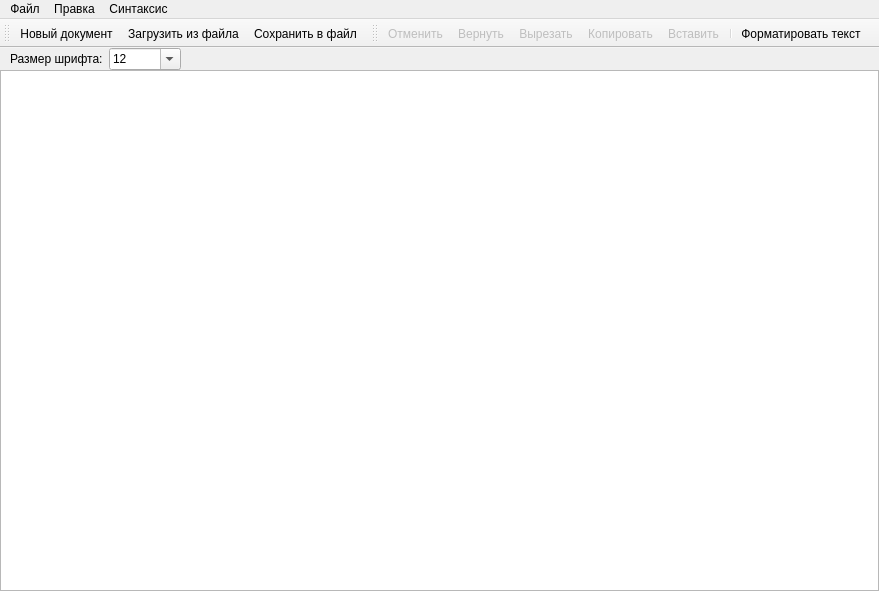
<?xml version="1.0" encoding="UTF-8"?>
<ui version="4.0">
 <class>ComplexTextEditor</class>
 <widget class="QMainWindow" name="ComplexTextEditor">
  <property name="geometry">
   <rect>
    <x>0</x>
    <y>0</y>
    <width>879</width>
    <height>591</height>
   </rect>
  </property>
  <property name="windowTitle">
   <string>Form</string>
  </property>
  <widget class="QWidget" name="centralWidget">
   <layout class="QVBoxLayout" name="verticalLayout">
    <property name="spacing">
     <number>0</number>
    </property>
    <property name="leftMargin">
     <number>0</number>
    </property>
    <property name="topMargin">
     <number>0</number>
    </property>
    <property name="rightMargin">
     <number>0</number>
    </property>
    <property name="bottomMargin">
     <number>0</number>
    </property>
    <item>
     <layout class="QHBoxLayout" name="horizontalLayout">
      <property name="leftMargin">
       <number>10</number>
      </property>
      <property name="rightMargin">
       <number>10</number>
      </property>
      <item>
       <widget class="QLabel" name="label">
        <property name="text">
         <string>Размер шрифта:</string>
        </property>
       </widget>
      </item>
      <item>
       <widget class="QComboBox" name="fontSizeCombo">
        <property name="editable">
         <bool>true</bool>
        </property>
        <property name="currentText">
         <string>12</string>
        </property>
       </widget>
      </item>
      <item>
       <spacer name="horizontalSpacer">
        <property name="orientation">
         <enum>Qt::Horizontal</enum>
        </property>
        <property name="sizeHint" stdset="0">
         <size>
          <width>40</width>
          <height>20</height>
         </size>
        </property>
       </spacer>
      </item>
     </layout>
    </item>
    <item>
     <widget class="QTextEdit" name="textEdit">
      <property name="font">
       <font>
        <family>Consolas</family>
        <pointsize>10</pointsize>
       </font>
      </property>
      <property name="tabStopWidth">
       <number>10</number>
      </property>
     </widget>
    </item>
   </layout>
  </widget>
  <widget class="QMenuBar" name="menuBar">
   <property name="geometry">
    <rect>
     <x>0</x>
     <y>0</y>
     <width>879</width>
     <height>21</height>
    </rect>
   </property>
   <widget class="QMenu" name="menuFile">
    <property name="title">
     <string>Файл</string>
    </property>
    <addaction name="actionNew"/>
    <addaction name="actionLoadFromFile"/>
    <addaction name="actionSaveToFile"/>
    <addaction name="separator"/>
   </widget>
   <widget class="QMenu" name="menuSyntax">
    <property name="title">
     <string>Синтаксис</string>
    </property>
   </widget>
   <widget class="QMenu" name="menuEdit">
    <property name="title">
     <string>Правка</string>
    </property>
    <addaction name="actionUndo"/>
    <addaction name="actionRedo"/>
    <addaction name="separator"/>
    <addaction name="actionCut"/>
    <addaction name="actionCopy"/>
    <addaction name="actionPaste"/>
   </widget>
   <addaction name="menuFile"/>
   <addaction name="menuEdit"/>
   <addaction name="menuSyntax"/>
  </widget>
  <widget class="QToolBar" name="toolBar">
   <property name="windowTitle">
    <string>Панель инструментов</string>
   </property>
   <property name="iconSize">
    <size>
     <width>24</width>
     <height>24</height>
    </size>
   </property>
   <attribute name="toolBarArea">
    <enum>TopToolBarArea</enum>
   </attribute>
   <attribute name="toolBarBreak">
    <bool>false</bool>
   </attribute>
   <addaction name="actionNew"/>
   <addaction name="actionLoadFromFile"/>
   <addaction name="actionSaveToFile"/>
  </widget>
  <widget class="QToolBar" name="toolBar_2">
   <property name="windowTitle">
    <string>Панель правки</string>
   </property>
   <attribute name="toolBarArea">
    <enum>TopToolBarArea</enum>
   </attribute>
   <attribute name="toolBarBreak">
    <bool>false</bool>
   </attribute>
   <addaction name="actionUndo"/>
   <addaction name="actionRedo"/>
   <addaction name="actionCut"/>
   <addaction name="actionCopy"/>
   <addaction name="actionPaste"/>
   <addaction name="separator"/>
   <addaction name="actionFormatText"/>
  </widget>
  <action name="actionSaveToFile">
   <property name="text">
    <string>Сохранить в файл</string>
   </property>
   <property name="shortcut">
    <string>Ctrl+S</string>
   </property>
  </action>
  <action name="actionLoadFromFile">
   <property name="text">
    <string>Загрузить из файла</string>
   </property>
   <property name="shortcut">
    <string>Ctrl+O</string>
   </property>
  </action>
  <action name="actionNew">
   <property name="text">
    <string>Новый документ</string>
   </property>
   <property name="shortcut">
    <string>Ctrl+N</string>
   </property>
  </action>
  <action name="actionUndo">
   <property name="enabled">
    <bool>false</bool>
   </property>
   <property name="text">
    <string>Отменить</string>
   </property>
   <property name="shortcut">
    <string>Ctrl+Z</string>
   </property>
  </action>
  <action name="actionRedo">
   <property name="enabled">
    <bool>false</bool>
   </property>
   <property name="text">
    <string>Вернуть</string>
   </property>
   <property name="shortcut">
    <string>Ctrl+Y</string>
   </property>
  </action>
  <action name="actionCut">
   <property name="enabled">
    <bool>false</bool>
   </property>
   <property name="text">
    <string>Вырезать</string>
   </property>
   <property name="shortcut">
    <string>Ctrl+X</string>
   </property>
  </action>
  <action name="actionCopy">
   <property name="enabled">
    <bool>false</bool>
   </property>
   <property name="text">
    <string>Копировать</string>
   </property>
   <property name="shortcut">
    <string>Ctrl+C</string>
   </property>
  </action>
  <action name="actionPaste">
   <property name="enabled">
    <bool>false</bool>
   </property>
   <property name="text">
    <string>Вставить</string>
   </property>
   <property name="shortcut">
    <string>Ctrl+V</string>
   </property>
  </action>
  <action name="actionFormatText">
   <property name="text">
    <string>Форматировать текст</string>
   </property>
  </action>
 </widget>
 <layoutdefault spacing="6" margin="11"/>
 <resources/>
 <connections/>
</ui>
